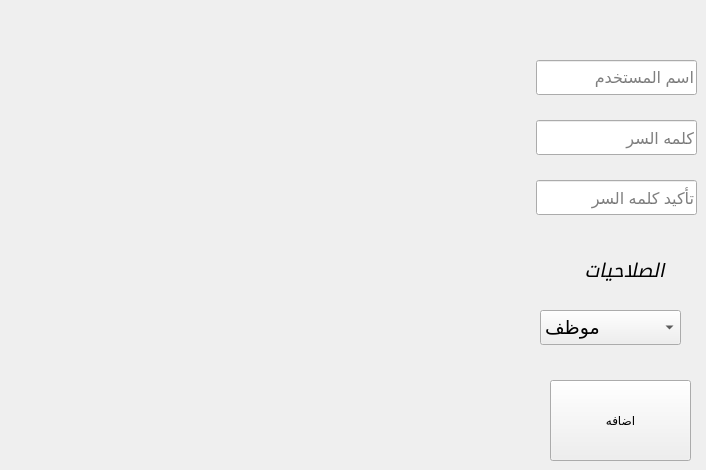
       <widget class="QWidget" name="tab_15">
        <attribute name="title">
         <string>اضافه مستخدم</string>
        </attribute>
        <widget class="QLineEdit" name="lineEdit_47">
         <property name="geometry">
          <rect>
           <x>536</x>
           <y>60</y>
           <width>161</width>
           <height>35</height>
          </rect>
         </property>
         <property name="font">
          <font>
           <pointsize>12</pointsize>
          </font>
         </property>
         <property name="layoutDirection">
          <enum>Qt::LeftToRight</enum>
         </property>
         <property name="placeholderText">
          <string>اسم المستخدم</string>
         </property>
        </widget>
        <widget class="QLineEdit" name="lineEdit_49">
         <property name="geometry">
          <rect>
           <x>536</x>
           <y>120</y>
           <width>161</width>
           <height>35</height>
          </rect>
         </property>
         <property name="font">
          <font>
           <pointsize>12</pointsize>
          </font>
         </property>
         <property name="layoutDirection">
          <enum>Qt::LeftToRight</enum>
         </property>
         <property name="placeholderText">
          <string>كلمه السر</string>
         </property>
        </widget>
        <widget class="QLineEdit" name="lineEdit_51">
         <property name="geometry">
          <rect>
           <x>536</x>
           <y>180</y>
           <width>161</width>
           <height>35</height>
          </rect>
         </property>
         <property name="font">
          <font>
           <pointsize>12</pointsize>
          </font>
         </property>
         <property name="layoutDirection">
          <enum>Qt::LeftToRight</enum>
         </property>
         <property name="placeholderText">
          <string>تأكيد كلمه السر</string>
         </property>
        </widget>
        <widget class="QPushButton" name="pushButton_17">
         <property name="geometry">
          <rect>
           <x>550</x>
           <y>380</y>
           <width>141</width>
           <height>81</height>
          </rect>
         </property>
         <property name="text">
          <string>اضافه</string>
         </property>
        </widget>
        <widget class="QLabel" name="label_20">
         <property name="geometry">
          <rect>
           <x>530</x>
           <y>250</y>
           <width>161</width>
           <height>41</height>
          </rect>
         </property>
         <property name="font">
          <font>
           <pointsize>14</pointsize>
           <weight>50</weight>
           <italic>true</italic>
           <bold>false</bold>
          </font>
         </property>
         <property name="text">
          <string>     الصلاحيات</string>
         </property>
        </widget>
        <widget class="QComboBox" name="comboBox_13">
         <property name="geometry">
          <rect>
           <x>540</x>
           <y>310</y>
           <width>141</width>
           <height>35</height>
          </rect>
         </property>
         <property name="font">
          <font>
           <pointsize>14</pointsize>
          </font>
         </property>
         <property name="currentText">
          <string notr="true">موظف</string>
         </property>
         <item>
          <property name="text">
           <string>موظف</string>
          </property>
         </item>
         <item>
          <property name="text">
           <string>مدير</string>
          </property>
         </item>
        </widget>
        <widget class="QLabel" name="label_53">
         <property name="geometry">
          <rect>
           <x>364</x>
           <y>220</y>
           <width>141</width>
           <height>41</height>
          </rect>
         </property>
         <property name="styleSheet">
          <string notr="true">border-width:0</string>
         </property>
         <property name="text">
          <string/>
         </property>
        </widget>
       </widget>
